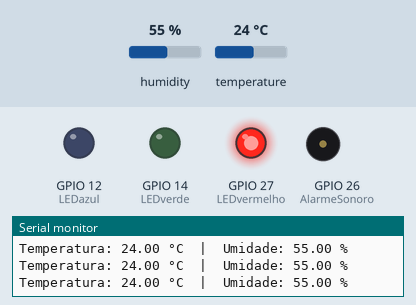
Simulated run of this sketch. Board: ESP32. On the bench: output pins drawn as LEDs (lit = HIGH), buzzer (waves = sounding), the last lines printed to the serial monitor. Inputs (shaded band) come from the test bench; at power-on: temperature 24 °C, humidity 55 %.

Above: at 4.0 s.
4.1 s: temperature set to 8.8 °C
8.2 s: temperature set to 7.6 °C
At 10.8 s:
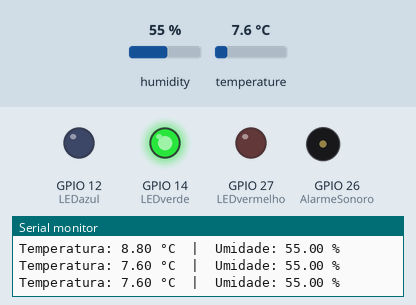
12.3 s: temperature set to 2.1 °C
16.4 s: temperature set to 1.8 °C
At 18.9 s:
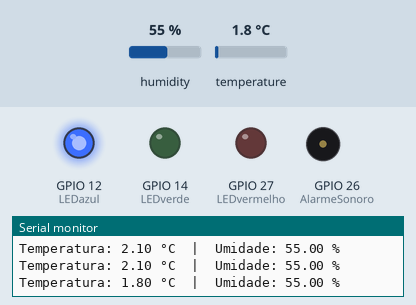
21.0 s: temperature set to 12 °C
At 24.2 s:
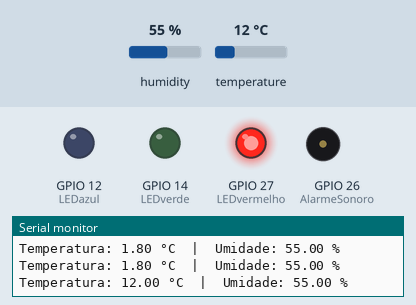
27.4 s: temperature set to 1 °C
At 30.61 s:
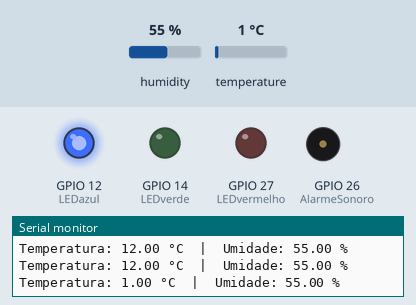
Timing chart, 0 to 34.5 s (numbered marks = the images above; inputs shaded):
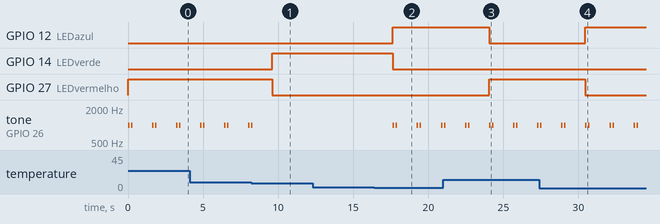

The sketch:

PortaAbertaxFechadaComHoraData.ino
```cpp
#include <DHT.h>

#define DHTPIN 15        // Pino de dados
#define DHTTYPE DHT22    // Tipo do sensor, DHT22

// Pinos dos LEDs
const int LEDvermelho = 27;
const int LEDverde = 14;
const int LEDazul = 12;
const int AlarmeSonoro = 26;

DHT dht(DHTPIN, DHTTYPE); // Cria objeto DHT

void setup() {
  Serial.begin(115200);   // Inicia comunicação
  dht.begin();            // Inicia o sensor DHT22

  // Configurando os pinos dos leds como Saída
  pinMode(LEDvermelho, OUTPUT);
  pinMode(LEDverde, OUTPUT);
  pinMode(LEDazul, OUTPUT);

  // Apagando todos os leds ao iniciar o programa
  digitalWrite(LEDvermelho, LOW);
  digitalWrite(LEDverde, LOW);
  digitalWrite(LEDazul, LOW);

  // Configurando o pino do Alarme como Saída
  pinMode(AlarmeSonoro, OUTPUT);
  digitalWrite(AlarmeSonoro, LOW);

  Serial.println("Iniciando o programa.");
}

// Pegar temperatura DHT22
float lerTemperaturaDHT22() {
  float humidadeDHT22 = dht.readHumidity();          // Lê umidade
  float temperaturaDHT22 = dht.readTemperature();    // Lê temperatura

  // Verifica se houve erro na leitura
  if (isnan(temperaturaDHT22) || isnan(humidadeDHT22)) {
    Serial.println("Erro ao ler o DHT22!");
    return -999;
  }

  // Exibe os valores lidos
  Serial.print("Temperatura: ");
  Serial.print(temperaturaDHT22);
  Serial.print(" °C  |  Umidade: ");
  Serial.print(humidadeDHT22);
  Serial.println(" %");

  return temperaturaDHT22;
}

void tocarAlarme() {
    tone(AlarmeSonoro, 1000);
    delay(100);
    noTone(AlarmeSonoro);
    delay(100);
    tone(AlarmeSonoro, 1000);
    delay(100);
    noTone(AlarmeSonoro);
    delay(300);
}

// Alterar cor do LED de acordo com a temperatura
void atualizarLED(float temperaturaDHT22) {
  if (temperaturaDHT22 == -999) {
    //Caso temperatura invalida
    return;
  }

  if (temperaturaDHT22 > 8.0) {
    digitalWrite(LEDvermelho, HIGH);
    digitalWrite(LEDverde, LOW);
    digitalWrite(LEDazul, LOW);
    tocarAlarme();
  } else if (temperaturaDHT22 >= 2.0 && temperaturaDHT22 <= 8.0) {
    digitalWrite(LEDvermelho, LOW);
    digitalWrite(LEDverde, HIGH);
    digitalWrite(LEDazul, LOW);
  } else {
    digitalWrite(LEDvermelho, LOW);
    digitalWrite(LEDverde, LOW);
    digitalWrite(LEDazul, HIGH);
    tocarAlarme();
  }
}


void loop() {
  float temperaturaDHT22 = lerTemperaturaDHT22();
  atualizarLED(temperaturaDHT22);
  delay(1000);
}
```

Measured:
- the behaviour switches between 8.1 and 8 °C on temperature (found by bisection; images 0 and 1)
- the behaviour switches between 2 and 1.9 °C on temperature (found by bisection; images 1 and 2)
- after the input at 8.2 s, GPIO 14 (LEDverde): LOW → HIGH after 1.4 s; GPIO 27 (LEDvermelho): HIGH → LOW after 1.4 s; tone on GPIO 26 (AlarmeSonoro): goes on until 8.3 s, then stays silent
- after the input at 16.4 s, GPIO 12 (LEDazul): LOW → HIGH after 1.2 s; GPIO 14 (LEDverde): HIGH → LOW after 1.2 s; tone on GPIO 26 (AlarmeSonoro): silent → 1000 Hz after 1.2 s, then repeats every 1.6 s: silent 0.10 s, 1000 Hz 0.10 s, silent 1.3 s, 1000 Hz 0.10 s
- after the input at 21.0 s, GPIO 12 (LEDazul): HIGH → LOW after 3.1 s; GPIO 27 (LEDvermelho): LOW → HIGH after 3.1 s
- after the input at 27.4 s, GPIO 12 (LEDazul): LOW → HIGH after 3.1 s; GPIO 27 (LEDvermelho): HIGH → LOW after 3.1 s
- by itself, tone on GPIO 26 (AlarmeSonoro): repeats every 1.6 s: silent 0.10 s, 1000 Hz 0.10 s, silent 1.3 s, 1000 Hz 0.10 s
